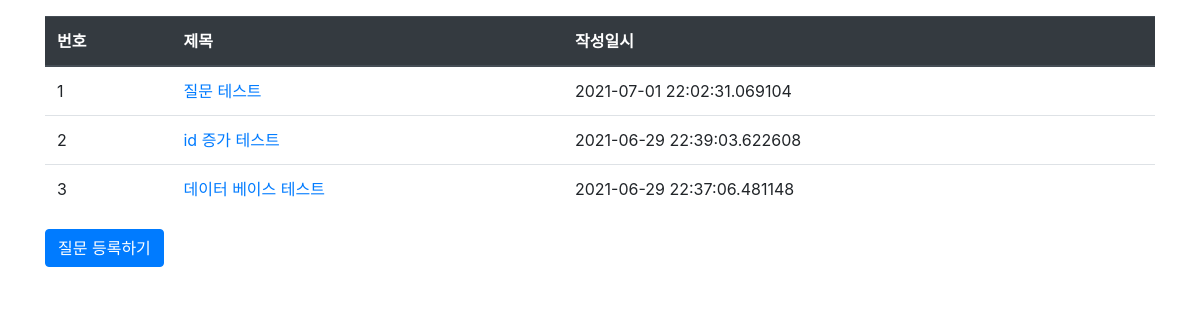
Page /question/list/ on the committed database.
### pybo/models.py (models this page shows)
class Question(db.Model):
    id = db.Column(db.Integer, primary_key=True)
    subject = db.Column(db.String(200), nullable=False)
    content = db.Column(db.Text(), nullable=False)
    create_date = db.Column(db.DateTime(), nullable=False)

### pybo/views/question_views.py (the view)
@bp.route('/list/')
def _list():
    question_list = Question.query.order_by(Question.create_date.desc())
    return render_template('question/question_list.html', question_list=question_list)

### pybo/templates/question/question_list.html (shortened to what this page needs)
<!DOCTYPE html>
<html lang="en">
<head>
    <link rel=stylesheet href="{{ url_for('static', filename='bootstrap.min.css') }}">
</head>
<body>
    <div class="container my-3">
        <table class="table">
            <thead>
            <tr class="thead-dark">
                <th>번호</th>
                <th>제목</th>
                <th>작성일시</th>
            </tr>
            </thead>
            <tbody>
            {% if question_list %}
            {% for question in question_list %}
            <tr>
                <td>{{ loop.index }}</td>
                <td>
                    <a href="{{ url_for('question.detail', question_id=question.id) }}">{{ question.subject }}</a>
                </td>
                <td>{{ question.create_date }}</td>
            </tr>
            {% endfor %}
            {% else %}
            <tr>
                <td colspan="3">질문이 없습니다.</td>
            </tr>
            {% endif %}
            </tbody>
        </table>
        <a href="{{ url_for('question.create') }}" class="btn btn-primary">질문 등록하기</a>
    </div>
</body>
</html>

### rows in the picture
Question: subject "질문 테스트", create_date "2021-07-01 22:02:31.069104"
Question: subject "id 증가 테스트", create_date "2021-06-29 22:39:03.622608"
Question: subject "데이터 베이스 테스트", create_date "2021-06-29 22:37:06.481148"
